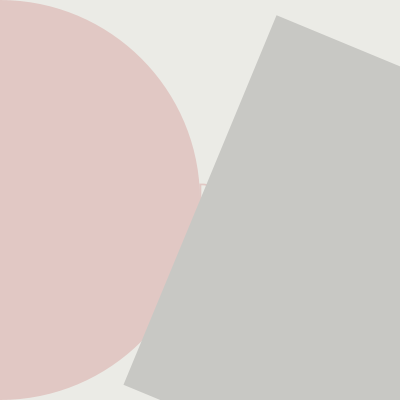
Frame 1 (no input)
Frame 60 (the mouse pressed at the canvas centre just before this capture): identical to frame 1, image omitted
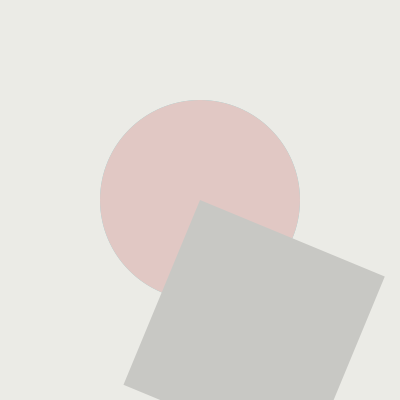
Frame 120 (the mouse held since frame 60 and released just before this capture)

The Processing sketch that drew these frames (run headless with seeded random() and noise(); from frame 60 on, the mouse is pressed at the canvas centre):

// Processing sketch: processing_109706
// ── processing_109706.pde

void setup() {
size(400, 400);
noStroke();
smooth();
}

void draw() {
float x = mouseX;
float y = mouseY;
float ax = width-mouseX; 
float ay = mouseY-height;
float bx = height-mouseX;
float by = mouseY-width;

background(235, 235, 230);
fill(146, 213, 215);
ellipse(x, height/2, y, y);
fill(225,200,196);

textSize(25);
text("COME AND GONE",100, 200); 

ellipse(x, height/2, by, by);
fill(200,200,196);

translate(width/2, height/2);
rotate(PI/8);
rect(ax, height/2, ay, ay);
}
